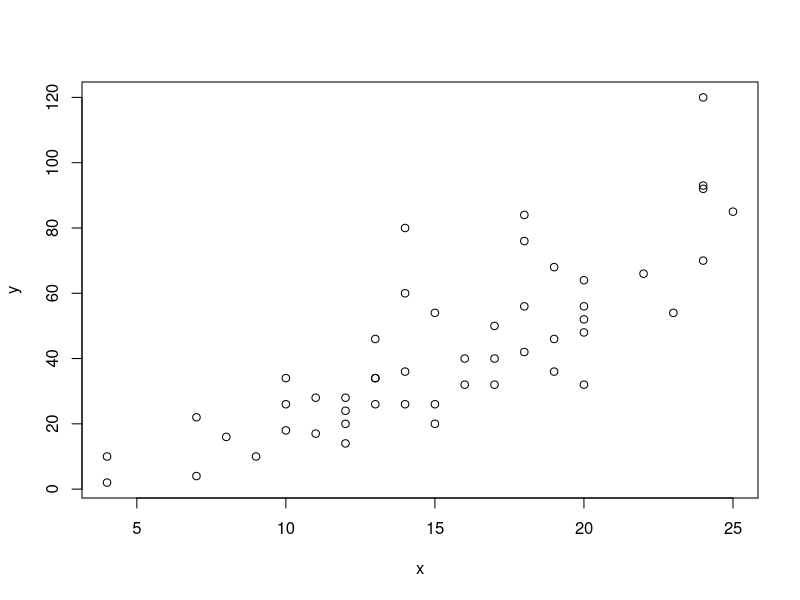

Generate this figure with R:
# cars
attach(cars)

x <- speed; y <- dist
plot(x, y)
n <- length(x)

m1 <- lm(dist ~ speed)

# Exercise 1: Compute the estimated slope and intercept "by hand"
Sxy <- crossprod(x, y) - 1/n * sum(x) * sum(y)
Sxx <- crossprod(x) - 1/n * sum(x)^2
Syy <- crossprod(y) - 1/n * sum(y)^2

bhat1 <- drop(Sxy/Sxx)
bhat1
bhat0 <- drop(mean(y) - bhat1 * mean(x))
bhat0

# Exercise 2: Compute s "by hand"
s <- sqrt(1/(n-2) * (Syy - Sxy^2/Sxx))
s

# Exercise 3: Calculate "by hand" the confidence intervals for
# b0 and b1 with conf.lvl. 0.90
alpha <- 0.10
z <- qt(1 - alpha/2, n - 2)

# (a_hat - a) / (s*sqrt(Σx²/(n * Sxx))) is t distributed
k <- s * sqrt(crossprod(x) / (n * Sxx)) * z
b0conf <- c(bhat0 - k, bhat0 + k)
b0conf

# (b_hat - b) / (s/sqrt(Sxx)) is t distributed
k <- s/sqrt(Sxx) * z
b1conf <- c(bhat1 - k, bhat1 + k)
b1conf

confint(m1, level = 1 - alpha) # Validate correctness

# Exercise 4: Simulate some fucks
bstar0 <- bhat0; bstar1 <- bhat1; bstar = c(bstar0, bstar1)

verifyConfIntervals <- function(rand, alpha = 0.01) {
	simulate_obs <- function(speed)
		bstar0 + bstar1 * speed + rand(length(speed))
	replicate(1000, {
		D <- data.frame(speed, dist = simulate_obs(speed))
		m <- lm(dist ~ speed, data = D)
		ci <- confint(m, level = 1 - alpha)
		ci[1:2, 1] <= bstar & bstar <= ci[1:2, 2]
}) -> inConfIntervals
	cat(sprintf(fmt = "Expected value: %.3f
			Percentage that include β_0^*: %.3f
			Percentage that include β_1^*: %.3f
			", 1 - alpha, mean(inConfIntervals[1,]), mean(inConfIntervals[2,])))
}

rnormssd <- function(...) do.call(rnorm, c(sd = s, list(...)))
verifyConfIntervals(rand = rnormssd)

# Exercise 5: Same thing but generating error terms from the Chi-squared distribution
rchisq10df <- function(...) do.call(rchisq, c(df = 10, list(...)))
verifyConfIntervals(rand = rchisq10df)
# Chi-squared is almost like a shifted normal distribution,
# not symmetric
